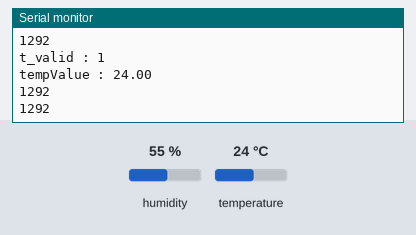
Recording of a sketch running on a simulated Arduino Uno, built with avr-gcc and run on an emulated ATmega328P. Parts: the last lines printed to the serial monitor. The test bench sets the inputs (shaded band); at power-on: temperature 24 °C, humidity 55 %.

Above: at 8.7 s.
8.8 s: temperature set to 12 °C
At 13.4 s:
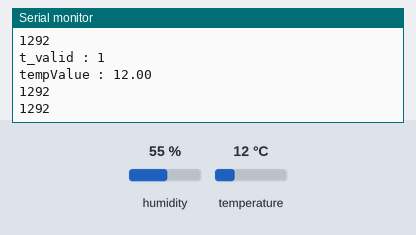
14.7 s: temperature set to 19 °C
At 17.2 s:
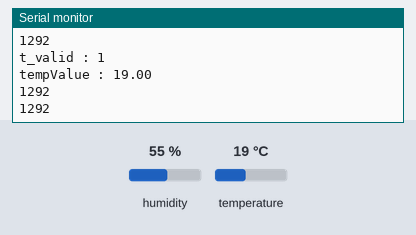
Timing chart, 0 to 18.7 s (numbered marks = the images above; inputs shaded):
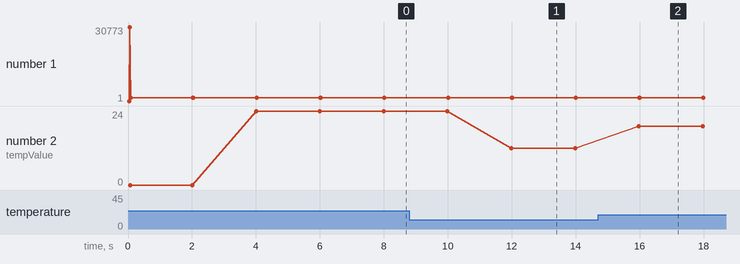

The sketch:

dryer_proto_temp_test006.ino
```cpp
#include <Arduino_FreeRTOS.h>
#include <semphr.h>
#include "dhtControl.h"
#include "DHT_Async.h"
#define DHT_PIN 3
#define DHT_SENSOR_TYPE DHT_TYPE_11
DHT_Async dht_sensor(DHT_PIN, DHT_TYPE_11);

typedef long long ll;
typedef double ld;

/*

Default config::
  RGB_PIN 2
  DHT_PIN 3

*/

extern int __bss_end;
extern void *__brkval;

int memoryPrint() {
  int freeMemory;
  if ((int)__brkval == 0) freeMemory = ((int)&freeMemory) - ((int)&__bss_end);
  else freeMemory = ((int)&freeMemory) - ((int)&__brkval);
  return freeMemory;
}

int ledPin = 11;
extern int color;
float tempValue = 0, humiValue = 0;
bool t_valid = 0;

SemaphoreHandle_t xSemaphore = NULL;

void setup() {
  Serial.begin(9600);

  dht::init();

  t_valid = 0;

  if ( xSemaphore == NULL ) { // Check to confirm that the Serial Semaphore has not already been created.
    xSemaphore = xSemaphoreCreateMutex();  // Create a mutex semaphore we will use to manage the Serial Port
    if ( ( xSemaphore ) != NULL ) xSemaphoreGive( ( xSemaphore ) );  // Make the Serial Port available for use, by "Giving" the Semaphore.
  }

  Serial.println("start fuck");

  Serial.println(xTaskCreate(
    TaskDhtRead,
    "DhtRead",
    350,
    NULL,
    2,
    NULL
  ));

  Serial.println("end fuck");

  Serial.println(memoryPrint());
  // vTaskStartScheduler();
  // xCountingSemaphore = xSemaphoreCreateCounting(1,1);
  // xSemaphoreGive(xCountingSemaphore);
}

void loop() {}

void TaskDhtRead(void *pvParameters __attribute__((unused)) ) {
  // (void) pvParameters;
  TickType_t xLastWakeTime;
  const TickType_t xFreq = pdMS_TO_TICKS(2000);
  xLastWakeTime = xTaskGetTickCount();
  for (;;) {
    if (xSemaphoreTake(xSemaphore, (TickType_t)10) == pdTRUE) {
      t_valid = dht_sensor.measure(&tempValue, &humiValue);
      // auto data = dht::check();
      // tempValue = data.temp;
      Serial.print("t_valid : ");
      Serial.println(t_valid);
      Serial.print("tempValue : ");
      Serial.println(tempValue);
      Serial.println(memoryPrint());
      xSemaphoreGive(xSemaphore);
    }
    Serial.println(memoryPrint());
    vTaskDelayUntil(&xLastWakeTime, pdMS_TO_TICKS(2000));
  }
}

void TaskDwinControll(void *pvParameters __attribute__((unused)) ) {
  // (void) pvParameters;
  TickType_t xLastWakeTime;
  const TickType_t xFreq = pdMS_TO_TICKS(2000);
  xLastWakeTime = xTaskGetTickCount();
  for (;;) {
    if (xSemaphoreTake(xSemaphore, (TickType_t)10) == pdTRUE) {
      Serial.println("Inside Task4 and Serial monitor Resource Taken");
      // ssr::fan_control(50);
      // ssr::ptc_control(50);
      xSemaphoreGive(xSemaphore);
    }
    Serial.println(memoryPrint());
    vTaskDelayUntil(&xLastWakeTime, xFreq);
  }
}
```

dhtControl.cpp
```cpp
#ifndef _DHT_CONTROL_SOURCE_
#define _DHT_CONTROL_SOURCE_

#include "dhtControl.h"
#include "DHT_Async.h"

DHT_Async dht11(DHT_PIN, DHT_TYPE_11);

void dht::init() {
  // dht11.begin();
  Serial.println("DHT11 initialized.");
  return;
}

float h = 0, t = 0, tf = 0;
Data dht::check(bool f) {
  dht11.measure(&t, &h);
  Serial.println(t);
  Serial.println(h);
  if (f) return Data(h, tf);
  return Data(h, t);
}

#endif
```

dhtControl.h
```cpp
#ifndef _DHT_CONTROL_H_
#define _DHT_CONTROL_H_

#include <Arduino.h>

#define DHT_PIN 3
#define DHT_SENSOR_TYPE DHT_TYPE_11

struct Data {
  float humi, temp;
  Data(float h = 0, float t = 0) : humi(h), temp(t) {}
};

namespace dht {
  void init();
  Data check(bool f = 0);
};

#endif
```

Measured:
- after the input at 8.8 s, the serial monitor: prints a new line after 3.2 s (image 1)
- after the input at 14.7 s, the serial monitor: prints a new line after 1.3 s (image 2)
- plotted number 2: 24 → 12 after the input at 8.8 s, 12 → 19 after the input at 14.7 s
